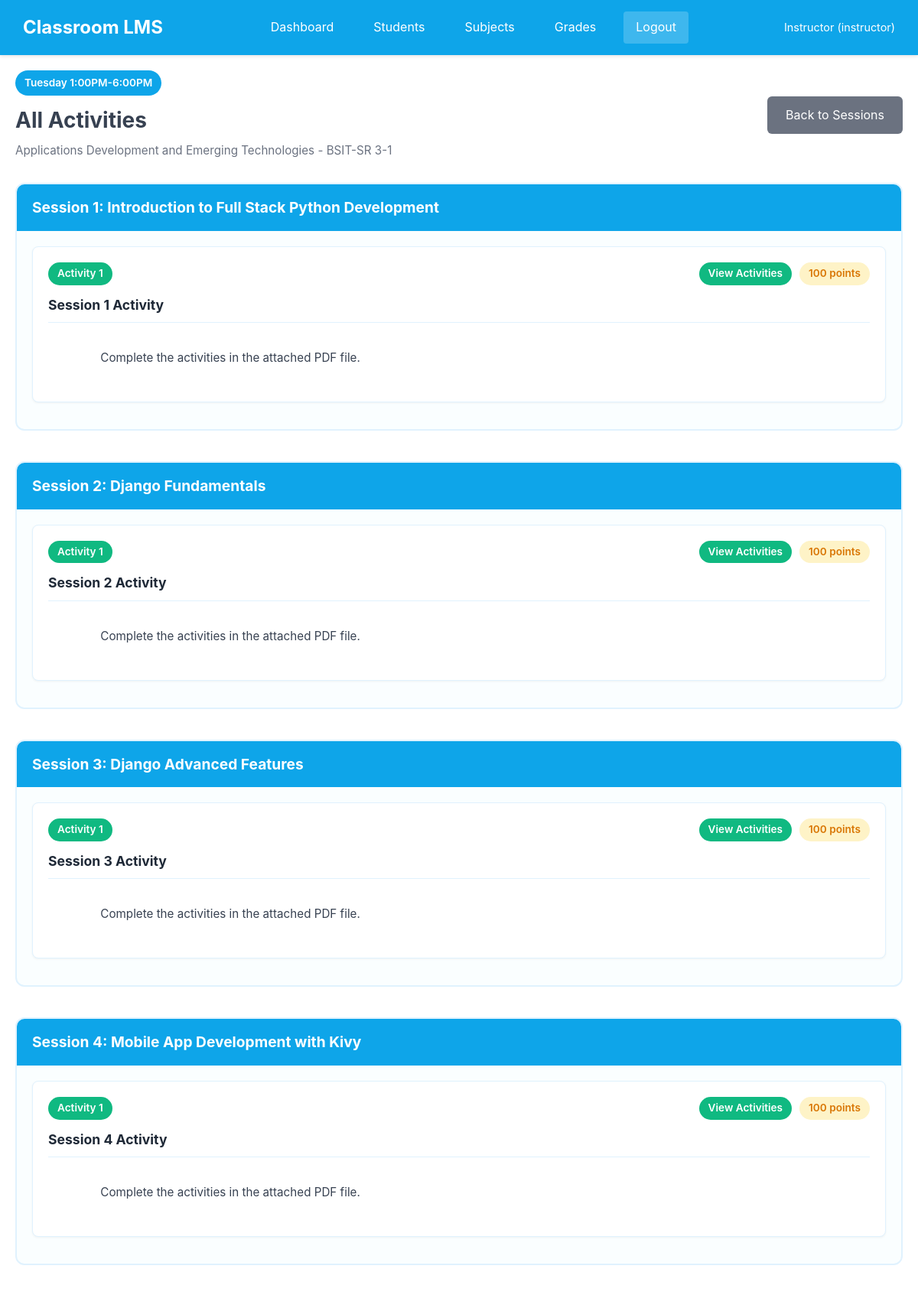
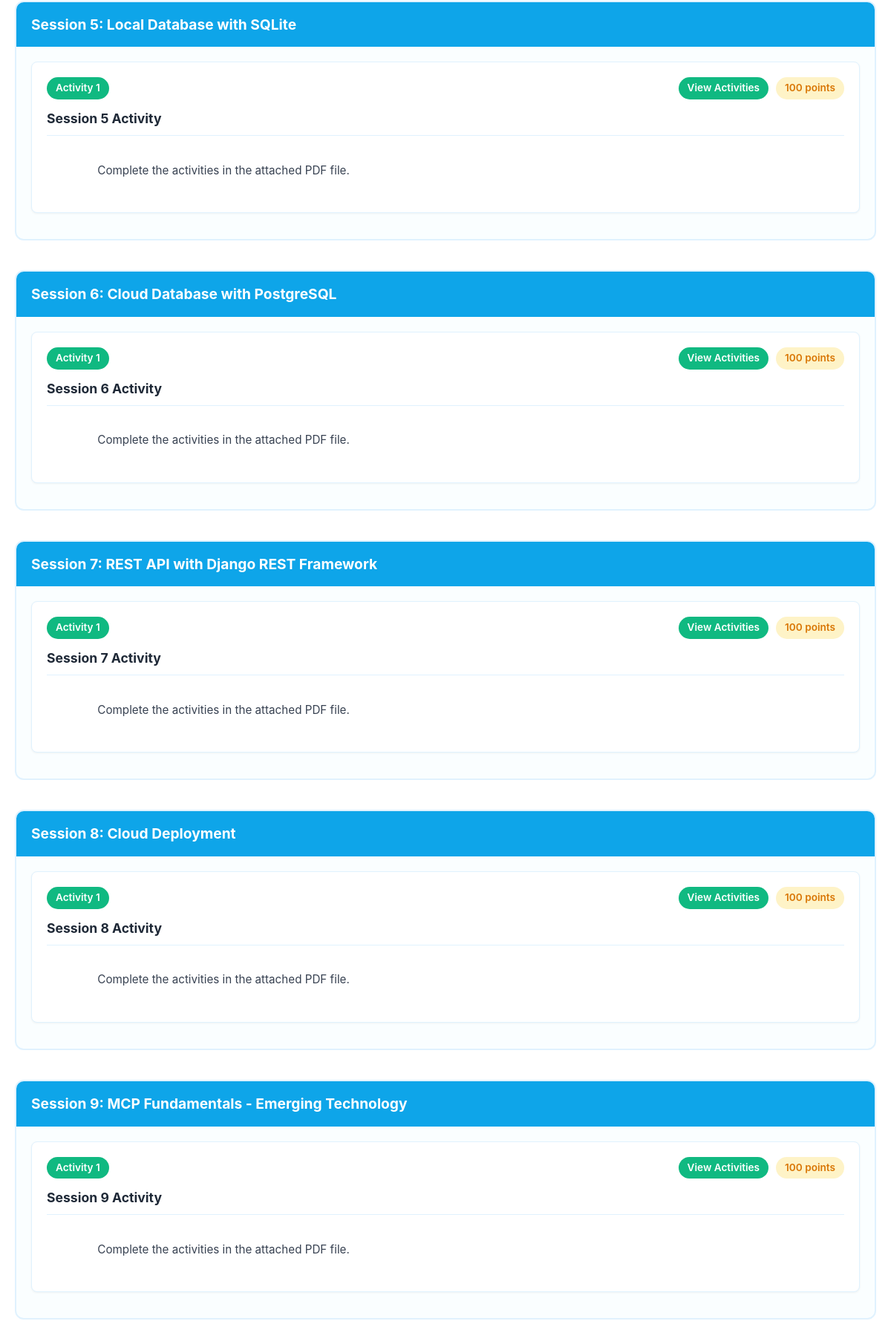
The page /subject/10/all-activities (signed in, upper part) on the database its author committed (2 pictures, top to bottom).
### tables this page shows
CREATE TABLE users (
            id INTEGER PRIMARY KEY AUTOINCREMENT,
            username TEXT UNIQUE NOT NULL,
            password_hash TEXT NOT NULL,
            full_name TEXT NOT NULL,
            role TEXT NOT NULL,
            student_id TEXT,
            section TEXT,
            created_at TIMESTAMP DEFAULT CURRENT_TIMESTAMP
        );

CREATE TABLE subjects (
        id INTEGER PRIMARY KEY AUTOINCREMENT,
        code TEXT NOT NULL,
        name TEXT NOT NULL,
        description TEXT,
        section TEXT,
        day TEXT,
        time_schedule TEXT
    );

CREATE TABLE activities (
            id INTEGER PRIMARY KEY AUTOINCREMENT,
            session_id INTEGER NOT NULL,
            activity_number INTEGER NOT NULL,
            title TEXT NOT NULL,
            instructions TEXT,
            points INTEGER DEFAULT 100, file_path TEXT,
            FOREIGN KEY (session_id) REFERENCES sessions (id)
        );

### app.py (the view)
@app.route('/subject/<int:subject_id>/all-activities')
@login_required
def all_activities(subject_id):
    conn = get_db()
    cursor = conn.cursor()
    cursor.execute('SELECT * FROM subjects WHERE id = ?', (subject_id,))
    subject = cursor.fetchone()
    cursor.execute('SELECT * FROM sessions WHERE subject_id = ? ORDER BY session_number', (subject_id,))
    sessions = cursor.fetchall()
    sessions_with_activities = []
    for session in sessions:
        cursor.execute('SELECT * FROM activities WHERE session_id = ? ORDER BY activity_number', (session['id'],))
        activities = cursor.fetchall()
        sessions_with_activities.append({
            'session': session,
            'activities': activities
        })
    conn.close()
    return render_template('all_activities.html', subject=subject, sessions_data=sessions_with_activities)

### app.py (called while the page is built)
@login_manager.user_loader
def load_user(user_id):
    conn = get_db()
    cursor = conn.cursor()
    cursor.execute('SELECT * FROM users WHERE id = ?', (user_id,))
    user = cursor.fetchone()
    conn.close()
    if user:
        return User(user['id'], user['username'], user['full_name'], user['role'], user['student_id'], user['section'])
    return None

### database.py (called while the page is built)
def get_db():
    conn = sqlite3.connect(DATABASE)
    conn.row_factory = sqlite3.Row
    return conn

### templates/all_activities.html (shortened to what this page needs)
{% extends 'base.html' %}
{% block content %}
<div class="page-header">
    <div>
        <span class="schedule-badge">{{ subject.day }} {{ subject.time_schedule }}</span>
        <h1>All Activities</h1>
        <p class="section-info">{{ subject.name }} - {{ subject.section }}</p>
    </div>
    <a href="{{ url_for('subject_detail', id=subject.id) }}" class="btn btn-secondary">Back to Sessions</a>
</div>
{% for item in sessions_data %}
<div class="session-block">
    <div class="session-header">
        <h2>Session {{ item.session.session_number }}: {{ item.session.title }}</h2>
    </div>
    {% if item.activities %}
        {% for activity in item.activities %}
        <div class="activity-card">
            <div class="activity-header">
                <span class="activity-number">Activity {{ activity.activity_number }}</span>
                <div class="flex gap-10">
                    {% if activity.file_path %}
                    <a href="{{ url_for('view_activity_pdf', activity_id=activity.id) }}" target="_blank" class="btn-file">
                        View Activities
                    </a>
                    {% endif %}
                    <span class="activity-points">{{ activity.points }} points</span>
                </div>
            </div>
            <h3 class="activity-title">{{ activity.title }}</h3>
            <div class="activity-instructions">
                {{ activity.instructions }}
            </div>
        </div>
        {% endfor %}
    {% else %}
        <p class="no-activities">No activities for this session yet.</p>
    {% endif %}
</div>
{% endfor %}
{% endblock %}

### templates/base.html (shortened to what this page needs)
<!DOCTYPE html>
<html lang="en">
<head>
    <link rel="stylesheet" href="{{ url_for('static', filename='css/style.css') }}">
</head>
<body>
    {% if current_user.is_authenticated %}
    <nav class="navbar">
        <div class="nav-brand">
            <a href="{{ url_for('index') }}">Classroom LMS</a>
        </div>
        <div class="nav-links">
            {% if current_user.role == 'instructor' %}
                <a href="{{ url_for('dashboard') }}">Dashboard</a>
                <a href="{{ url_for('students') }}">Students</a>
                <a href="{{ url_for('subjects') }}">Subjects</a>
                <a href="{{ url_for('grades') }}">Grades</a>
            {% else %}
                <a href="{{ url_for('student_dashboard') }}">Dashboard</a>
                <a href="{{ url_for('my_grades') }}">My Grades</a>
            {% endif %}
            <a href="{{ url_for('logout') }}" class="btn-logout">Logout</a>
        </div>
        <div class="nav-user">
            <span>{{ current_user.full_name }} ({{ current_user.role }})</span>
        </div>
    </nav>
    {% endif %}
    <main class="container">
        {% block content %}{% endblock %}
    </main>
</body>
</html>

### static/css/style.css (style rules this page uses)
* { margin: 0; padding: 0; box-sizing: border-box; }
body { font-family: 'Inter', -apple-system, BlinkMacSystemFont, 'Segoe UI', Roboto, sans-serif; background-color: #FFFFFF; color: #374151; line-height: 1.6; }
.container { max-width: 1200px; margin: 0 auto; padding: 20px; }
.navbar { background-color: #0EA5E9; padding: 15px 30px; display: flex; justify-content: space-between; align-items: center; box-shadow: 0 2px 4px rgba(0,0,0,0.1); }
.nav-brand a { color: white; text-decoration: none; font-size: 1.5rem; font-weight: bold; }
.nav-links { display: flex; gap: 20px; }
.nav-links a { color: white; text-decoration: none; padding: 8px 16px; border-radius: 4px; transition: background-color 0.2s; }
.nav-user { color: white; font-size: 0.9rem; }
.btn-logout { background-color: rgba(255,255,255,0.2) !important; }
.btn { display: inline-block; padding: 12px 24px; background-color: #0EA5E9; color: white; border: none; border-radius: 6px; font-size: 1rem; cursor: pointer; text-decoration: none; transition: background-color 0.2s; }
.btn-secondary { background-color: #6B7280; }
.page-header { display: flex; justify-content: space-between; align-items: center; margin-bottom: 30px; }
.page-header h1 { font-size: 1.75rem; color: #374151; }
.flex { display: flex; }
.gap-10 { gap: 10px; }

### templates/all_activities.html (style rules this page uses)
.schedule-badge { background: #0EA5E9; color: white; padding: 6px 12px; border-radius: 20px; font-size: 0.85rem; font-weight: 600; display: inline-block; margin-bottom: 10px; }
.section-info { color: #6B7280; font-size: 0.95rem; margin-top: 5px; }
.session-block { margin-bottom: 40px; border: 2px solid #E0F2FE; border-radius: 12px; padding: 20px; background: #FAFEFF; }
.session-header { background: #0EA5E9; color: white; padding: 15px 20px; margin: -20px -20px 20px -20px; border-radius: 10px 10px 0 0; }
.session-header h2 { margin: 0; font-size: 1.2rem; }
.activity-card { background: white; border: 1px solid #E0F2FE; border-radius: 8px; padding: 20px; margin-bottom: 15px; box-shadow: 0 1px 3px rgba(0,0,0,0.05); }
.activity-header { display: flex; justify-content: space-between; align-items: center; margin-bottom: 12px; }
.activity-number { background: #10B981; color: white; padding: 4px 12px; border-radius: 20px; font-weight: 600; font-size: 0.85rem; }
.activity-points { background: #FEF3C7; color: #D97706; padding: 4px 12px; border-radius: 20px; font-weight: 600; font-size: 0.85rem; }
.btn-file { background: #10B981; color: white; padding: 4px 12px; border-radius: 20px; font-weight: 600; font-size: 0.85rem; text-decoration: none; transition: background 0.2s; }
.activity-title { color: #1F2937; font-size: 1.1rem; margin-bottom: 10px; padding-bottom: 8px; border-bottom: 1px solid #E0F2FE; }
.activity-instructions { color: #374151; font-size: 0.95rem; line-height: 1.6; white-space: pre-wrap; }

### rows shown on the page
users: full_name "Instructor", role "instructor"
subjects: day "Tuesday", time_schedule "1:00PM-6:00PM", name "Applications Development and Emerging Technologies", section "BSIT-SR 3-1"
activities: activity_number "1", points "100", title "Session 1 Activity", instructions "Complete the activities in the attached PDF file."
activities: activity_number "1", points "100", title "Session 2 Activity", instructions "Complete the activities in the attached PDF file."
activities: activity_number "1", points "100", title "Session 3 Activity", instructions "Complete the activities in the attached PDF file."
activities: activity_number "1", points "100", title "Session 4 Activity", instructions "Complete the activities in the attached PDF file."
activities: activity_number "1", points "100", title "Session 5 Activity", instructions "Complete the activities in the attached PDF file."
activities: activity_number "1", points "100", title "Session 6 Activity", instructions "Complete the activities in the attached PDF file."
activities: activity_number "1", points "100", title "Session 7 Activity", instructions "Complete the activities in the attached PDF file."
activities: activity_number "1", points "100", title "Session 8 Activity", instructions "Complete the activities in the attached PDF file."
activities: activity_number "1", points "100", title "Session 9 Activity", instructions "Complete the activities in the attached PDF file."

### other values the page prints
{{ item.session.session_number }} "1" "2" "3" "4" "5" "6" "7" "8" "9"
{{ item.session.title }} "Introduction to Full Stack Python Development" "Django Fundamentals" "Django Advanced Features" "Mobile App Development with Kivy" "Local Database with SQLite" "Cloud Database with PostgreSQL" "REST API with Django REST Framework" "Cloud Deployment" "MCP Fundamentals - Emerging Technology"
